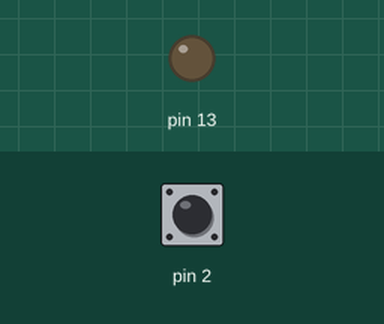
Simulated run of this sketch. Board: Arduino Uno, built with avr-gcc and run on an emulated ATmega328P. Shown: output pins drawn as LEDs (lit = HIGH). Inputs (shaded band) come from the test bench; at power-on: pin 2 HIGH.

Above: at 1.2 s.
1.3 s: pin 2 pulled LOW for 0.15 s
At 1.37 s:
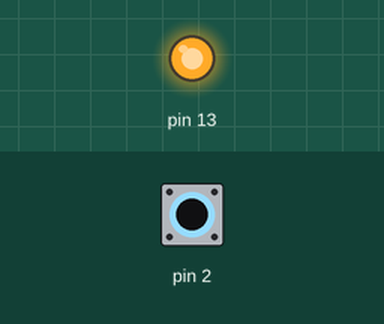
2.9 s: pin 2 pulled LOW for 3.2 s
At 7.2 s:
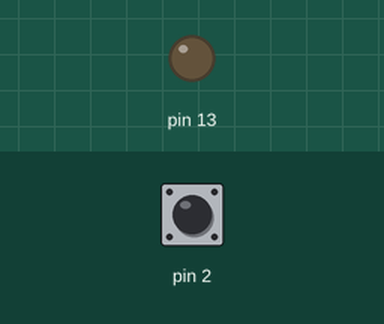
Timing chart, 0 to 8.7 s (numbered marks = the images above; inputs shaded):
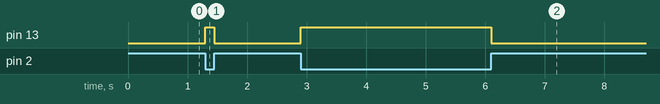

The sketch:

_Day_2__Button.ino
```cpp
void setup() {
  pinMode(13, OUTPUT);
  pinMode(2, INPUT_PULLUP);
}

void loop() {
  if (digitalRead(2) == LOW) {
    digitalWrite(13, HIGH);
  } else {
    digitalWrite(13, LOW);
  }
}


// learnt about INPUT_PULLUP, and the seriousness of floating pins and why they should be adressed.
// this is fun imma do more
```

Measured:
- after the input at 1.3 s, pin 13: LOW → HIGH at once, → LOW 0.15 s later
- after the input at 2.9 s, pin 13: LOW → HIGH at once, → LOW 3.2 s later
